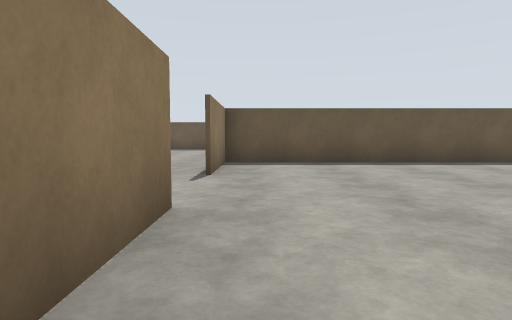
view 1 (above)

24 first-person views from a walk through a Gazebo world. The camera is 1.2 m above the floor, tilts 4° down and sees 75° across. The floor is counted in squares, 2 m on a side. Each view is taken from the middle of a square. On the plan, view 1 faces up. The plan holds only what a view shows up to about 9 squares ahead; the rest is blank. The place goes on beyond the plan.

view 2
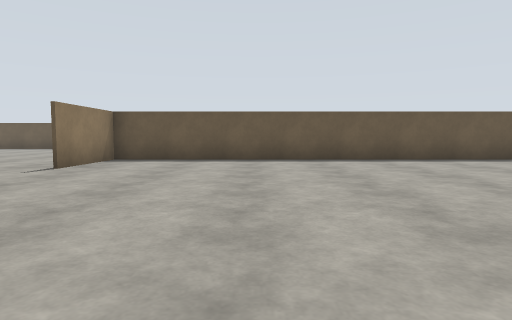

view 3
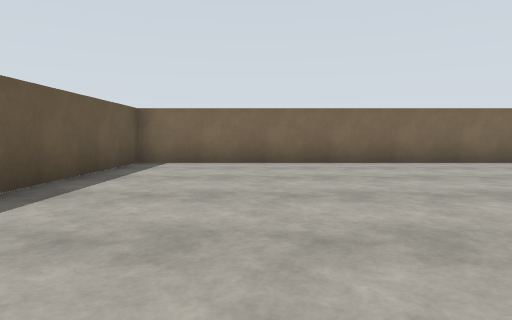

view 4
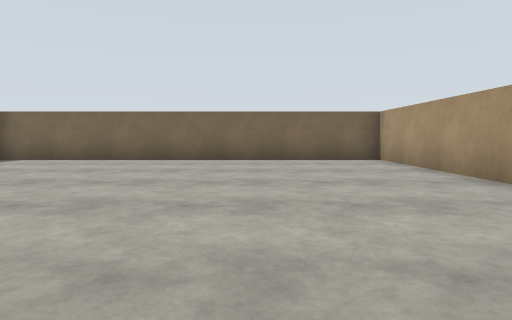

view 5
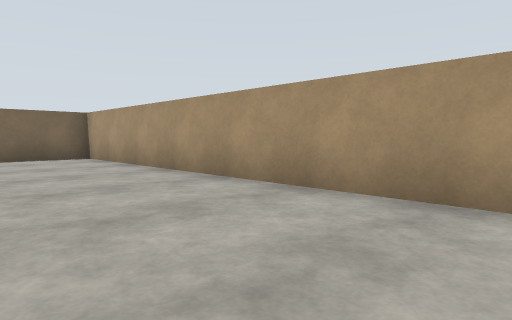

view 6
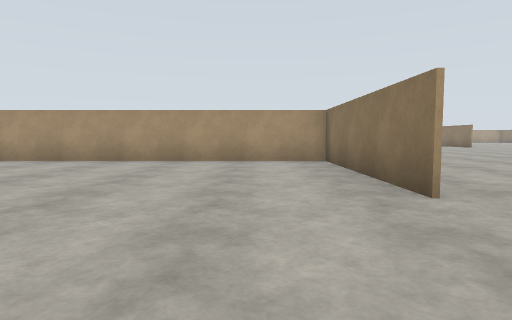

view 7
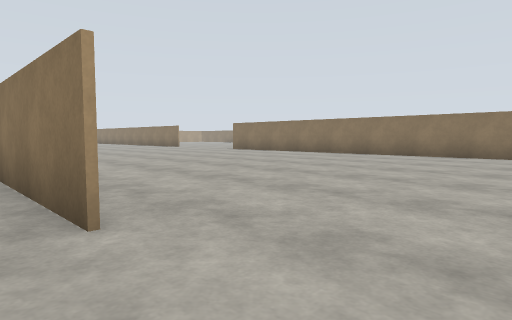

view 8
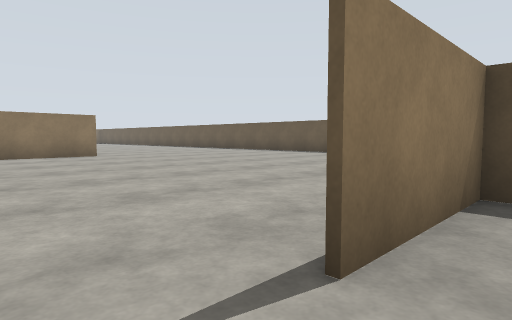

view 9
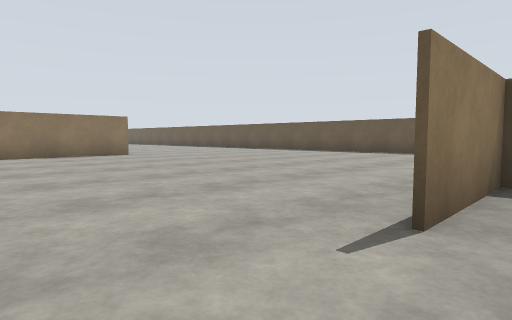

view 10
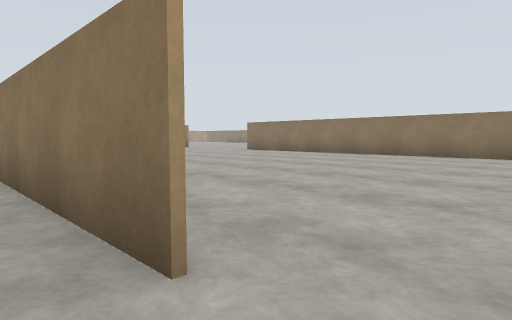

view 11
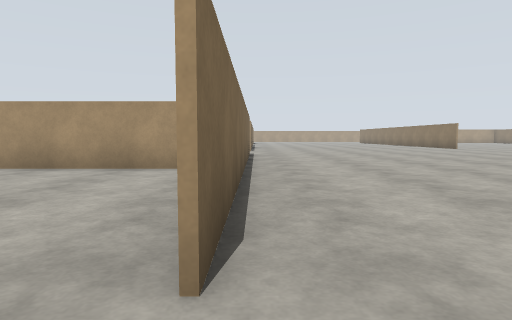

view 12
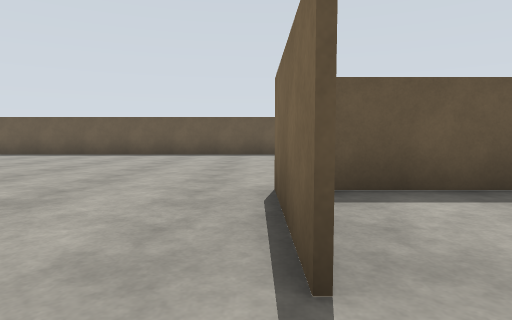

view 13
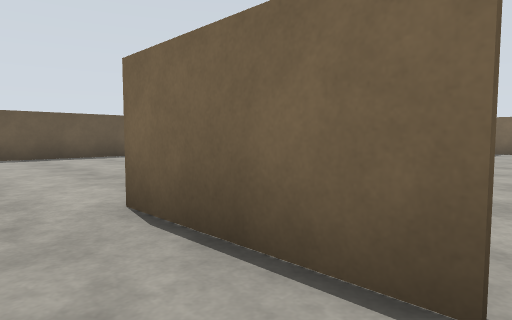

view 14
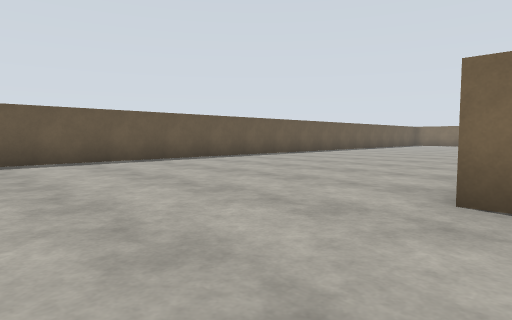

view 15
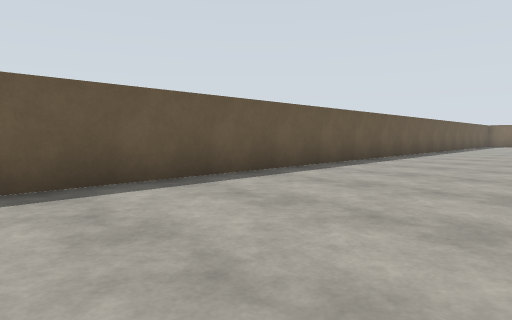

view 16
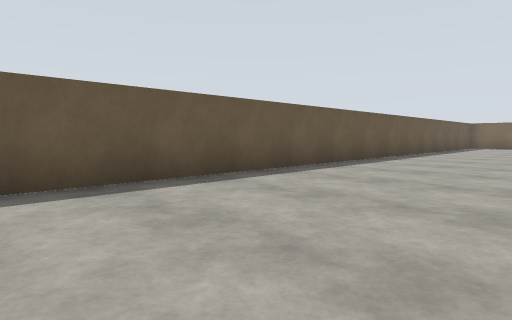

view 17
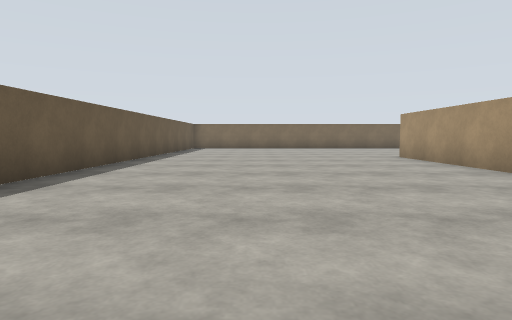

view 18
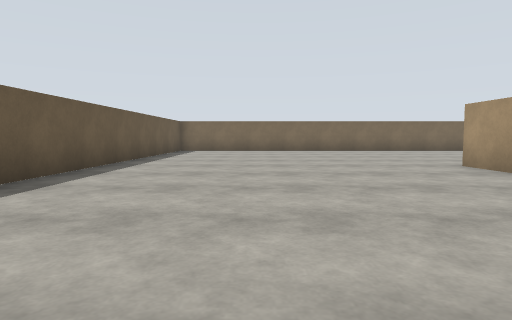

view 19
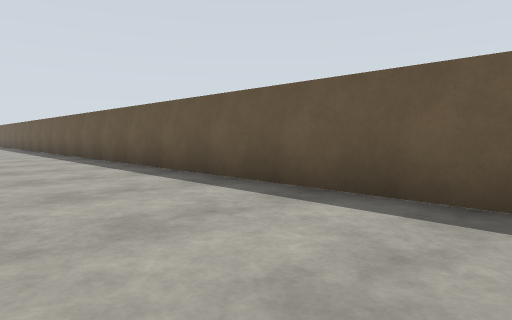

view 20
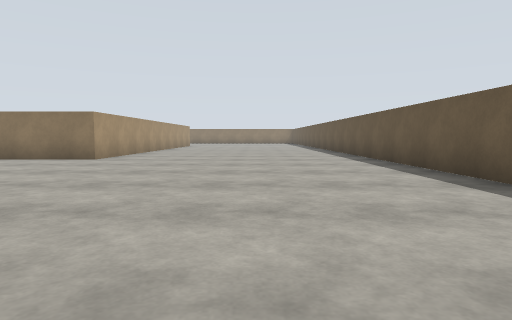

view 21
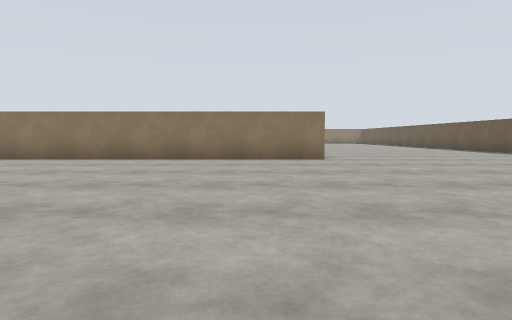

view 22
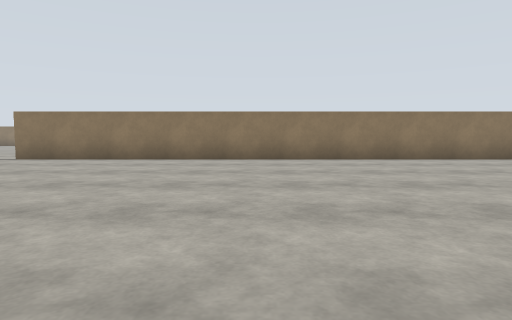

view 23
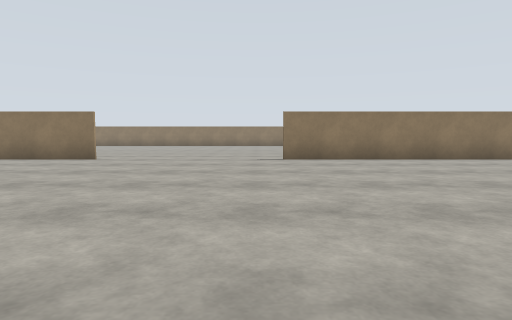

view 24
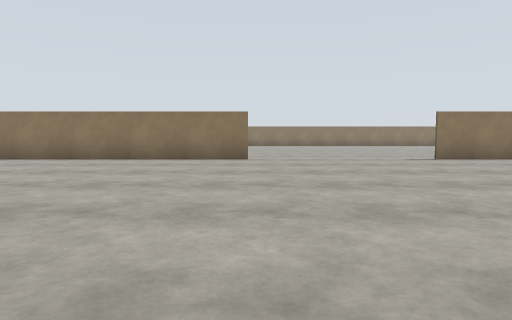

### Floor plan
Points are (right, up) in squares from view 1. A wall is a line through its corners. A room is listed if a view was taken in it or the views show most of it. See-through windows are left out.
Room 1 (views 1, 2, 3, 4, 5, 6, 7, 8, 10)
walls: (-0.7, 2.9) (-0.7, -2.2) (11.7, -2.2) (11.7, 7.7) (-0.7, 7.7) (-0.7, 5.1)
ways out: opening at (-0.7, 4) to room 2
Room 2 (views 9, 11, 12, 13, 14, 15, 16, 17, 18, 19, 20, 21, 22, 23, 24)
walls: (-0.8, -4.1) (-0.8, 2.9); (-0.8, 5.1) (-0.8, 7.9); (-10.7, -12.1) (-10.7, -18.8); (-11.1, 7.8) (-10.7, 7.8) (-10.7, -7.4); (7.4, 7.8) (11.9, 7.8); (14, 15.2) (-11.1, 15.2)
ways out: opening at (-0.7, 4) to room 1

Where each view was taken, in squares from view 1:
view 1: 0 up, 0 right, facing up
view 2: 1 down, 3 right, facing up
view 3: 5 up, 4 right, facing right
view 4: 1 up, 3 right, facing right
view 5: 1 up, 2 right, facing down-right
view 6: 6 up, 1 right, facing down
view 7: 5 up, 0 right, facing down-left
view 8: 4 up, 0 right, facing up-left
view 9: 3 up, 0 right, facing up-left
view 10: 4 up, 0 right, facing down-left
view 11: 4 up, 1 left, facing down
view 12: 4 up, 1 left, facing up
view 13: 5 up, 2 left, facing up-right
view 14: 7 up, 4 left, facing up-right
view 15: 11 up, 4 left, facing up-right
view 16: 11 up, 0 right, facing up-right
view 17: 12 up, 2 right, facing right
view 18: 12 up, 5 right, facing right
view 19: 12 up, 1 left, facing up-left
view 20: 12 up, 2 left, facing left
view 21: 6 up, 2 left, facing left
view 22: 1 down, 2 left, facing left
view 23: 8 down, 2 left, facing left
view 24: 12 down, 2 left, facing left
